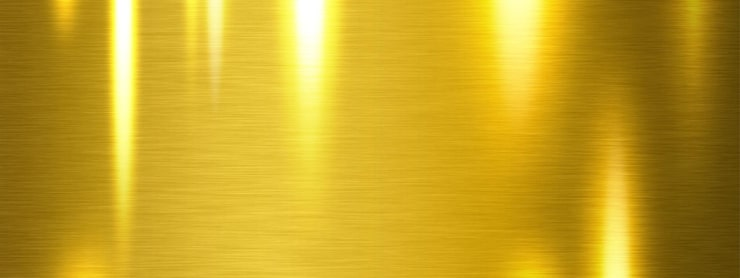
#> input picture assets/texturas/ouro-3-escovado.jpg, 740 x 278 px
$ python otima_semana.py
#> lines starting #> are read from the running program, lines starting #| are printed output that depends on the picture
### shimmer_style.py
"""Shimmer visual identity.

Rules from the brand owner:
- caps: Cinzel, tight spacing, white, subtle shadow
- highlight word: Parisienne filled with the brand gold texture (pure, unaltered), discreet shadow
- caps sit left-aligned on top of the script word, forming one block
- no sparkles, shines or other artificial effects
- photos arrive already edited: no sharpening, no colour changes, no heavy crops; export at top quality
"""
import numpy as np
from PIL import Image, ImageDraw, ImageFont, ImageFilter

import os
_HERE = os.path.dirname(os.path.abspath(__file__))
S = os.path.join(_HERE, 'assets') + '/'                    # fonts live in assets/fonts (durable, in the repo)
# Brand gold textures chosen by Eliz (23/11/2026): always one of these three. Default: brushed gold (no watermark).
GOLD_TEXTURES = {'escovado': 'ouro-3-escovado.jpg', 'folha': 'ouro-2-folha.jpg', 'liquido': 'ouro-1-liquido.jpg'}
GOLD_TEX_PATH = os.path.join(_HERE, 'assets', 'texturas', GOLD_TEXTURES[os.environ.get('SHIMMER_OURO', 'escovado')])
GOLD_TEX = Image.open(GOLD_TEX_PATH).convert('RGB') if os.path.exists(GOLD_TEX_PATH) else None
#> GOLD_TEX is the input picture: PIL image 740x278 RGB; mean R, G, B 197.6, 162.6, 35.6
if GOLD_TEX is not None:
    # use the bright central part of the texture: its outer edges are dark and made the letter tips look black
    _w, _h = GOLD_TEX.size
    GOLD_TEX = GOLD_TEX.crop((int(_w * 0.14), 0, int(_w * 0.86), _h))
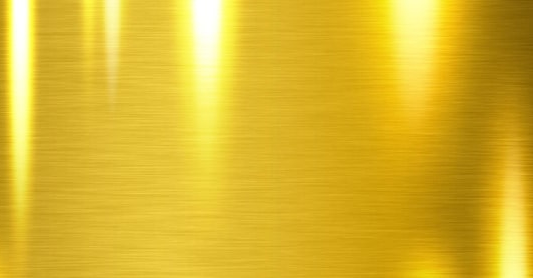
#> GOLD_TEX: PIL image 533x278 RGB; mean R, G, B 218.7, 183, 44.7
WHITE = (255, 253, 248)
CHAMPAGNE = np.array([212, 178, 108], np.float32)


def script_font(size):
    return ImageFont.truetype(S + 'fonts/Parisienne.ttf', size)


def caps_font(size, wght=500):
    # Cinzel is part of the brand identity (owner's call)
    f = ImageFont.truetype(S + 'fonts/Cinzel.ttf', size)
    f.set_variation_by_axes([wght])
    return f


FEAT = ['lnum']  # lining figures: Cormorant's old-style 1 reads as 'i'


# [70 lines left out: functions _mask, _with_shadow, gold_text, white_text, paste, not called in this run]


def ink_size(layer_bb):
    bb = layer_bb[1]
    return bb[2] - bb[0], bb[3] - bb[1]


# [62 lines left out: functions title_block, cover, crop_native, save_hq, gold_fill, bottom_fade, not called in this run]


# ---- price block, as on the feed (Solitário Clássico post) ----
PRICE_COLOR = (132, 101, 46)     # solid brown-gold of "R$ 1.350"
LABEL_COLOR = (104, 93, 80)      # "À VISTA NO PIX"
PARCEL_COLOR = (112, 103, 93)    # "ou 10x de ... sem juros"
SPEC_COLOR = (164, 140, 104)     # spec line in Cinzel


# [29 lines left out: functions sans, solid_text, spec_line, price_block, not called in this run]

### stories/otima-semana/otima_semana.py
"""Story 'Ótima semana' (video 7 s + still) on Shimmer_Fundo_Story_6 from the Drive (native 941x1672, never upscaled)."""
import sys, subprocess
import numpy as np
from PIL import Image, ImageDraw, ImageFilter
sys.path.insert(0, '/home/user/print')
from shimmer_style import *
from story_nativo_lib import emoji

D = '/home/user/print/stories/otima-semana/'
IVT = (255, 251, 243)
FPS, DUR = 30, 10.0
src = Image.open(D + 'fundo-6.png').convert('RGB')
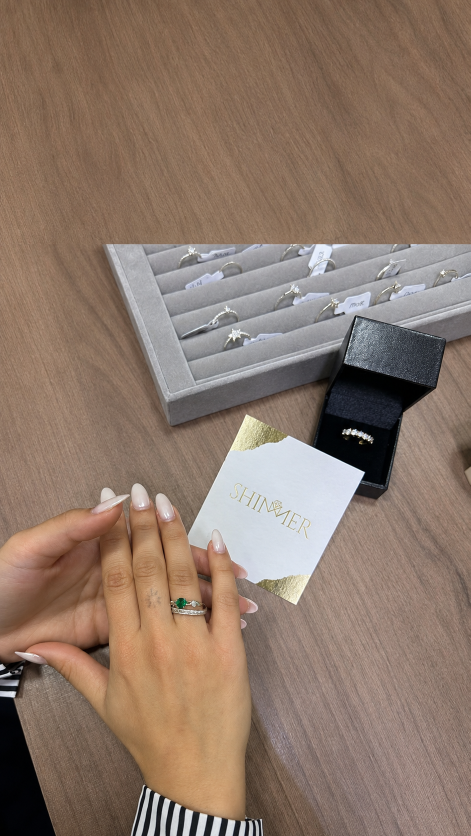
#> input picture stories/otima-semana/fundo-6.png, 941 x 1672 px, found by its file name (shown at 1/2 size)
#> src is the input picture: PIL image 941x1672 RGB; mean R, G, B 141.1, 119.8, 105.6
W, H = src.width + src.width % 2, src.height
#> W = 942; H = 1672
src = src.resize((W, H), Image.LANCZOS) if W != src.width else src
#> src: PIL image 942x1672 RGB
k = W / 1080
#> k = 0.872
SEAM = 488                      # straight line where the photo was extended upward (tray top cut flat)
RING = (362, 1206)              # green-stone ring on her hand


def plate(img):
    a = np.asarray(img, np.float32)
    # soften the hard seam: feathered blend with a vertically blurred copy, only around the line
    bl = np.asarray(img.filter(ImageFilter.GaussianBlur(18)), np.float32)
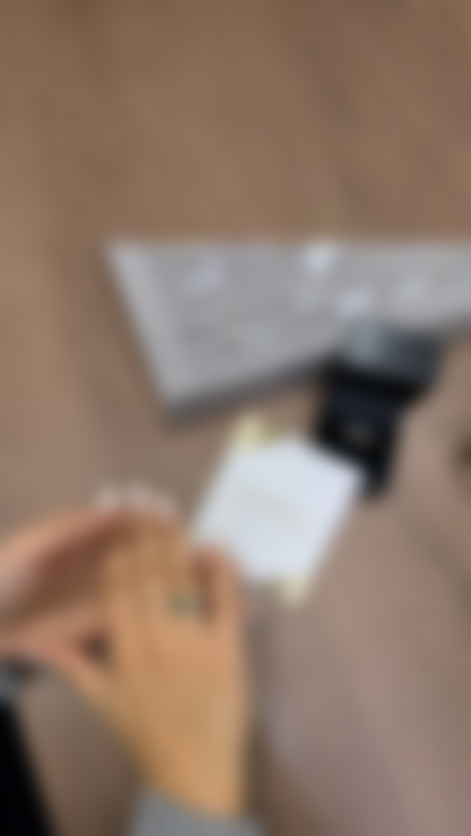
#> bl: shape (1672, 942, 3) float32 (shown at 1/2 size); mean R, G, B 141.2, 119.9, 105.7
    yy = np.arange(img.height, dtype=np.float32)[:, None, None]
#> yy = 1672 values from 0 to 1671
    m = np.exp(-((yy - SEAM) / 34) ** 2)
    a = a * (1 - m) + bl * m
    # warm cocoa gradient from the top, melting away below the tray edge (smoothstep)
    x = np.clip((yy - 440) / (800 - 440), 0, 1); sm = x * x * (3 - 2 * x)
#> after `x = np.clip((yy - 440) / (800 - 440), 0, 1)`: x = 1672 values from 0 to 1
#> after `sm = x * x * (3 - 2 * x)`: sm = 1672 values from 0 to 1
    alpha = 0.86 * (1 - sm)
    cocoa = np.array([46, 31, 22], np.float32)
    a = a * (1 - alpha) + cocoa * alpha
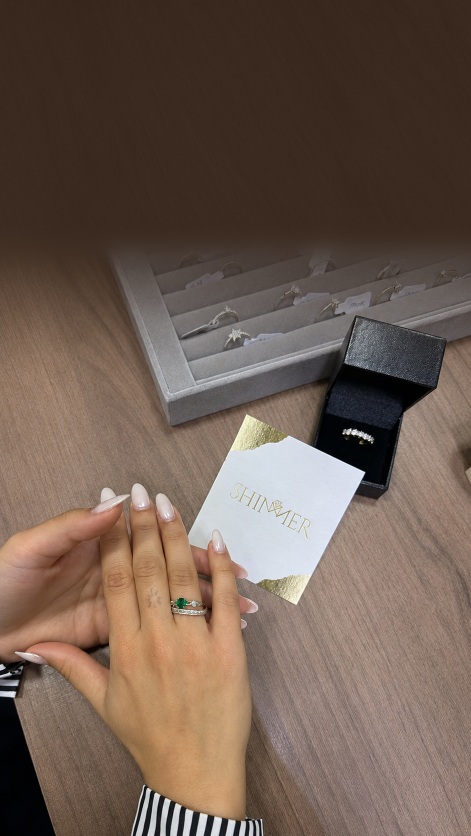
#> a: shape (1672, 942, 3) float32 (shown at 1/2 size); mean R, G, B 111.9, 93.1, 81.4
    # a hair-thin gold rule where the gradient ends, like a frame edge
    return Image.fromarray(np.clip(a, 0, 255).astype(np.uint8))


src = plate(src)


def shadowed(lay_bb, blur=7, alpha=0.55, dy=3):
    """Soft dark shadow under a text layer so it reads on the wood."""
    lay, bb = lay_bb
    a = lay.getchannel('A')
    sh = Image.new('RGBA', lay.size, (25, 15, 5, 0)); sh.putalpha(a.filter(ImageFilter.GaussianBlur(blur)).point(lambda v: int(v * alpha)))
    out = Image.new('RGBA', lay.size, (0, 0, 0, 0)); out.alpha_composite(sh, (0, dy)); out.alpha_composite(lay)
    return out, bb


def L(): return Image.new('RGBA', (W, H), (0, 0, 0, 0))
def C(im, lay, y): paste(im, lay, W / 2, y, anchor='center'); return y + ink_size(lay)[1]


layers = []
a = L(); y = C(a, shadowed(solid_text('SEGUNDA-FEIRA', caps_font(int(32 * k), 600), IVT, int(12 * k))), 150)
#> after `a = L()`: a: PIL image 942x1672 RGBA; every value is 0
#> (the run stopped early here; a loop or call above may not have finished)
